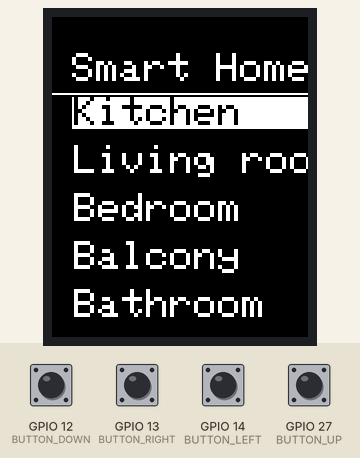
Bench run of a program on a simulated ESP32. Parts: 128×160 colour display. The inputs (shaded band) are chosen by the test bench; at power-on: GPIO 12 (BUTTON_DOWN), GPIO 13 (BUTTON_RIGHT), GPIO 14 (BUTTON_LEFT), GPIO 27 (BUTTON_UP) HIGH. What the program prints to the serial monitor is not drawn.

Above: at 4.4 s.
4.5 s: GPIO 13 (BUTTON_RIGHT) pulled LOW for 1 s
At 6.6 s:
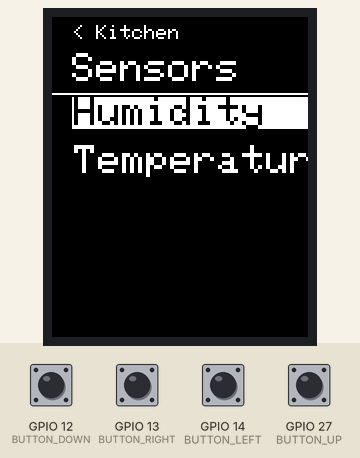
7.0 s: GPIO 12 (BUTTON_DOWN) pulled LOW for 0.15 s
At 8.54 s:
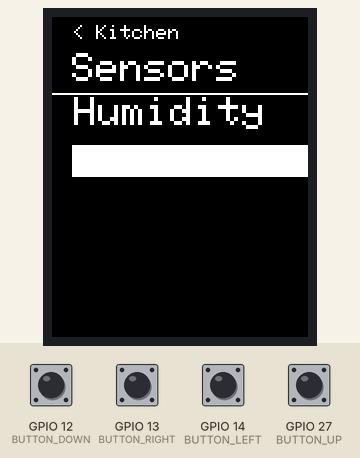
8.8 s: GPIO 14 (BUTTON_LEFT) pulled LOW for 1 s
At 8.97 s:
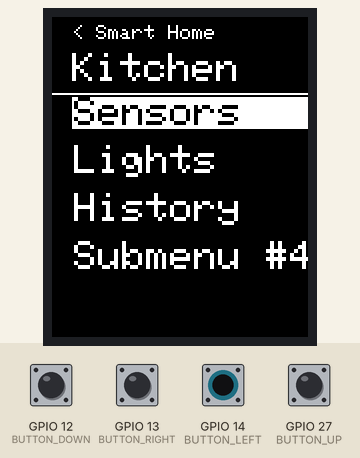
11.3 s: GPIO 12 (BUTTON_DOWN) pulled LOW for 1 s
At 12.8 s:
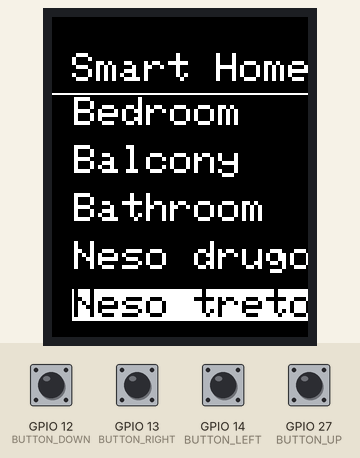
13.8 s: GPIO 27 (BUTTON_UP) pulled LOW for 0.15 s
At 14.4 s:
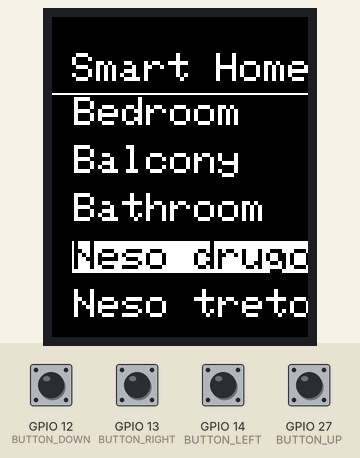
15.4 s: GPIO 27 (BUTTON_UP) pulled LOW for 1 s
At 15.76 s:
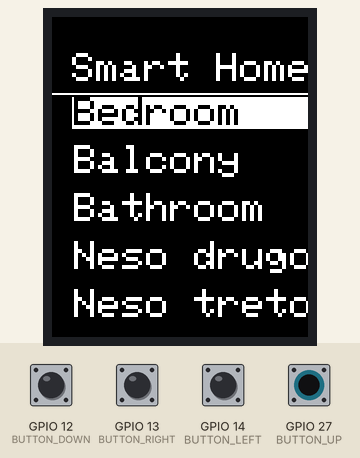
Timing chart, 0 to 18.4 s (numbered marks = the images above; inputs shaded):
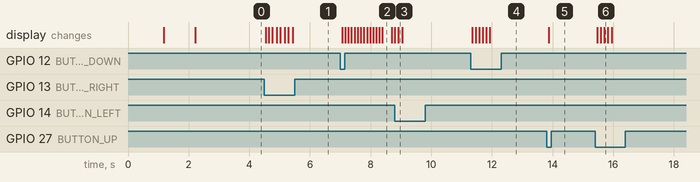

The program:

main.cpp
```cpp
#include <Adafruit_GFX.h>
#include <Adafruit_ST7735.h>
#include <SPI.h>
#include "MenuItem.h"
#include "SimpleDisplay.h"
#include "HomeAssistantHelper.h"
#include <WiFi.h>
#include <Config.h>

HomeAssistantHelper homeAssistant(HOME_ASSISTANT_URL, ACCESS_TOKEN);

void showValue(Adafruit_ST7735 &tft, char *entityId)
{
  std::pair<String, String> result = homeAssistant.readSensorValue(entityId);
  Serial.println("showValue");

  tft.fillScreen(ST7735_BLACK);
  tft.setTextColor(ST7735_WHITE);
  tft.setTextSize(1);
  int16_t x, y;
  uint16_t labelWidth, labelHeight;
  tft.getTextBounds(result.first, 0, 0, &x, &y, &labelWidth, &labelHeight);
  int labelX = (128 - labelWidth) / 2;
  tft.setCursor(labelX, 40);
  tft.println(result.first);
  tft.setTextSize(2);
  tft.getTextBounds(result.second, 0, 0, &x, &y, &labelWidth, &labelHeight);
  int valueX = (128 - labelWidth) / 2;
  tft.setCursor(valueX, 80);
  tft.println(result.second);
}

void callServiceScreen(Adafruit_ST7735 &tft, char *service, char *entity)
{
  std::pair<String, String> result = homeAssistant.callService(service, entity);
  Serial.println("callServiceScreen");
  tft.fillScreen(ST7735_BLACK);
  tft.setTextWrap(true);
  tft.setTextColor(ST7735_GREEN);

  int16_t x, y;
  uint16_t textWidth, textHeight;

  if (result.first == "" && result.second == "")
  {
    String noChangeMessage = "No change was made.";
    tft.setTextSize(2);
    tft.getTextBounds(noChangeMessage, 0, 0, &x, &y, &textWidth, &textHeight);

    int noChangeX = (128 - textWidth) / 2 + 5;
    int noChangeY = (160 - textHeight) / 2;
    tft.setCursor(noChangeX, noChangeY);
    tft.println(noChangeMessage);
    return;
  }

  int textSize = 3;
  String friendlyName = result.first;

  tft.setTextSize(textSize);
  tft.getTextBounds(friendlyName, 0, 0, &x, &y, &textWidth, &textHeight);

  while (textWidth > 128 && textSize > 1)
  {
    textSize--;
    tft.setTextSize(textSize);
    tft.getTextBounds(friendlyName, 0, 0, &x, &y, &textWidth, &textHeight);
  }

  int friendlyNameX = (128 - textWidth) / 2;
  int friendlyNameY = (160 - textHeight) / 3;
  tft.setCursor(friendlyNameX, friendlyNameY);
  tft.println(friendlyName);

  String stateMessage = "State: " + result.second;
  tft.setTextSize(2);
  tft.getTextBounds(stateMessage, 0, 0, &x, &y, &textWidth, &textHeight);

  while (textWidth > 128 && textSize > 1)
  {
    textSize--;
    tft.setTextSize(textSize);
    tft.getTextBounds(stateMessage, 0, 0, &x, &y, &textWidth, &textHeight);
  }

  int stateMessageX = (128 - textWidth) / 2;
  int stateMessageY = friendlyNameY + textHeight + 50;
  tft.setCursor(stateMessageX, stateMessageY);
  tft.println(stateMessage);
}

MenuItem mainMenu = MenuItem("Smart Home", {MenuItem("Kitchen", {MenuItem("Sensors", {MenuItem("Humidity", [](Adafruit_ST7735 &tft) { showValue(tft, "sensor.kitchen_humidity"); }),
MenuItem("Temperature", [](Adafruit_ST7735 &tft) { showValue(tft, "sensor.kitchen_temperature"); }),}),
MenuItem("Lights", {MenuItem("Turn all off", [](Adafruit_ST7735 &tft) { callServiceScreen(tft, "light/turn_off", "light.kitchen_light"); }),}),
MenuItem("History"),
MenuItem("Submenu #4"),}),
MenuItem("Living room", {MenuItem("TV"),
MenuItem("Lights"),
MenuItem("Scenes"),
MenuItem("Sensors"),}),
MenuItem("Bedroom"),
MenuItem("Balcony"),
MenuItem("Bathroom"),
MenuItem("Neso drugo"),
MenuItem("Neso treto"),
});

Adafruit_ST7735 tft(TFT_CS, TFT_DC, TFT_MOSI, TFT_SCLK, TFT_RST);
SimpleDisplay simpleDisplay(tft, mainMenu);

void setup(void)
{
  Serial.begin(115200);

  pinMode(BUTTON_RIGHT, INPUT_PULLUP);
  pinMode(BUTTON_DOWN, INPUT_PULLUP);
  pinMode(BUTTON_LEFT, INPUT_PULLUP);
  pinMode(BUTTON_UP, INPUT_PULLUP);

  tft.initR(INITR_BLACKTAB);
  tft.fillScreen(ST7735_BLACK);
  tft.setRotation(2);

  Serial.println(F("Initialized"));

  Serial.print("Connecting to WiFi...");

  tft.setCursor(10, 10);
  tft.setTextColor(ST7735_WHITE);
  tft.setTextSize(1);
  tft.println("Connecting to WiFi...");

#ifdef ENABLE_WIFI
  WiFi.begin(SSID, PASSWORD);

  while (WiFi.status() != WL_CONNECTED)
  {
    delay(500);
    Serial.print(".");

    tft.setCursor(10, 30);
    tft.setTextColor(ST7735_WHITE);
    tft.setTextSize(1);
    tft.print("Connecting...");
  }

  Serial.println();
  Serial.println("Connected to WiFi");
  Serial.print("IP address: ");
  Serial.println(WiFi.localIP());
#else
  tft.setCursor(10, 30);
  tft.setTextColor(ST7735_WHITE);
  tft.setTextSize(1);
  tft.print("Skiping wifi setup");
#endif

  delay(1000);
  tft.fillRect(10, 30, 120, 20, ST7735_BLACK);
  tft.setCursor(10, 30);
  tft.setTextColor(ST7735_GREEN);
  tft.setTextSize(1);
  tft.println("Connected!");
  delay(1000);

  tft.fillScreen(ST7735_BLACK);
  simpleDisplay.renderText();
  delay(1000);
}

void loop()
{
  if (digitalRead(BUTTON_UP) == LOW)
  {
    simpleDisplay.navigateUp();
  }
  if (digitalRead(BUTTON_DOWN) == LOW)
  {
    simpleDisplay.navigateDown();
  }
  if (digitalRead(BUTTON_LEFT) == LOW)
  {
    simpleDisplay.navigateLeft();
  }
  if (digitalRead(BUTTON_RIGHT) == LOW)
  {
    simpleDisplay.navigateRight();
  }

  simpleDisplay.renderTick();
  delay(100);
}
```

HomeAssistantHelper.h
```cpp
#ifndef HOMEASSISTANTHELPER_H
#define HOMEASSISTANTHELPER_H

#include <WiFi.h>
#include <HTTPClient.h>
#include <ArduinoJson.h>
#include <utility>

class HomeAssistantHelper {
  public:

  HomeAssistantHelper(const char* homeAssistantUrl, const char* accessToken);

    std::pair<String, String> callService(const char* service, const char* entityId);
    std::pair<String, String> readSensorValue(const char* sensorEntityId);

  private:
    const char* _homeAssistantUrl;
    const char* _accessToken;

    String sendHttpRequest(const char* url, const char* method, const String& payload = "");
};

#endif
```

MenuItem.h
```cpp
#pragma once
#include <Arduino.h>
#include <vector>
#include <functional>
#include <Adafruit_ST7735.h>
class MenuItem {
  public:
    String label;
    std::vector<MenuItem> subMenuItems;
    std::function<void(Adafruit_ST7735& tft)> onSelect;
    bool dirty = true;
    int menuItemCount;

    MenuItem(String label);

    MenuItem(String label, const std::vector<MenuItem>& subMenuItems);
    MenuItem(String label, std::function<void(Adafruit_ST7735& tft)> onSelect);

    void addSubMenu(const std::vector<MenuItem>& items);
};
```

SimpleDisplay.h
```cpp
#include <Adafruit_GFX.h>
#include <Adafruit_ST7735.h>
#include <SPI.h>
#include "MenuItem.h"

class SimpleDisplay {
  public:
  SimpleDisplay(Adafruit_ST7735& tft, MenuItem rootItem);

    void renderText();
    void renderTextWithScroll(int i);
    void handleButtonPresses();
    void renderTick();

    // Navigation functions
    void navigateLeft();
    void navigateRight();
    void navigateUp();
    void navigateDown();

  private:
    Adafruit_ST7735& tft;
    MenuItem menu;
    MenuItem *shownMenu;
    std::vector<MenuItem*> menuPath;
    uint16_t textColor;
    uint16_t textBackground;
    uint16_t selectedTextColor;
    uint16_t selectedTextBackground;
    unsigned long lastScrollTime;
    int selectedIndex;
    int displayWindowIndex;
    int scrollOffset;
    bool scrolling;
    bool cleanEverything;
    bool displayMode;
    int handleWindow(int index);
    int clampIndex(int index, int change);
    void renderTextRow(int y, String text, uint16_t textColor, uint16_t textBackground);
    void markAllDirty();
    void markItemDirty(int index);
};
```

HomeAssistantHelper.cpp
```cpp
#include "HomeAssistantHelper.h"
#include <WiFi.h>
#include <utility>

HomeAssistantHelper::HomeAssistantHelper(const char *homeAssistantUrl, const char *accessToken)
{
    _homeAssistantUrl = homeAssistantUrl;
    _accessToken = accessToken;
}

std::pair<String, String> HomeAssistantHelper::callService(const char *service, const char *entityId)
{
    String url = String(_homeAssistantUrl) + "/api/services/" + service;
    String payload = "{\"entity_id\": \"" + String(entityId) + "\"}";

    String response = sendHttpRequest(url.c_str(), "POST", payload);

    std::pair<String, String> result = {"", ""};

    DynamicJsonDocument doc(2048);
    DeserializationError error = deserializeJson(doc, response);

    if (error)
    {
        Serial.print("Error parsing JSON: ");
        Serial.println(error.c_str());
        return result;
    }

    JsonArray arr = doc.as<JsonArray>();
    for (JsonObject obj : arr)
    {
        if (obj["entity_id"] == entityId)
        {
            result.first = String(obj["attributes"]["friendly_name"].as<String>());
            result.second = String(obj["state"].as<String>());
            break;
        }
    }

    return result;
}

std::pair<String, String> HomeAssistantHelper::readSensorValue(const char *sensorEntityId)
{
    String url = String(_homeAssistantUrl) + "/api/states/" + sensorEntityId;
    std::pair<String, String> result = {"", ""};

    String response = sendHttpRequest(url.c_str(), "GET");
    DynamicJsonDocument doc(1024);
    DeserializationError error = deserializeJson(doc, response);

    if (error)
    {
        Serial.print("Error parsing JSON: ");
        Serial.println(error.c_str());
        return result;
    }

    JsonObject obj = doc.as<JsonObject>();
    if (obj["entity_id"] == sensorEntityId)
    {
        result.first = String(obj["attributes"]["friendly_name"].as<String>());
        result.second = String(obj["state"].as<String>()) + " " + String(obj["attributes"]["unit_of_measurement"].as<String>());
    }

    return result;
}

String HomeAssistantHelper::sendHttpRequest(const char *url, const char *method, const String &payload)
{
    HTTPClient http;
    String response = "";

    if (WiFi.status() == WL_CONNECTED)
    {
        Serial.println("WiFi connected. Sending HTTP request...");

        http.begin(url);
        http.addHeader("Authorization", "Bearer " + String(_accessToken));
        http.addHeader("Content-Type", "application/json");

        int httpCode = 0;
        if (String(method) == "POST")
        {
            httpCode = http.POST(payload);
        }
        else if (String(method) == "GET")
        {
            httpCode = http.GET();
        }

        if (httpCode > 0)
        {
            response = http.getString();
            Serial.println("Response: ");
            Serial.println(response);
        }
        else
        {
            response = "Error with HTTP request";
            Serial.print("Error: ");
            Serial.println(response);
        }

        http.end();
    }
    else
    {
        response = "WiFi not connected";
        Serial.println(response);
    }

    return response;
}
```

MenuItem.cpp
```cpp
#include "MenuItem.h"

MenuItem::MenuItem(String label)
    : label(label), menuItemCount(0), dirty(true) {}

MenuItem::MenuItem(String label, const std::vector<MenuItem>& subMenuItems)
    : label(label), subMenuItems(subMenuItems), menuItemCount(subMenuItems.size()), dirty(true) {}

MenuItem::MenuItem(String label, std::function<void(Adafruit_ST7735&)> onSelect)
    : label(label), onSelect(onSelect), menuItemCount(0), dirty(true) {}

void MenuItem::addSubMenu(const std::vector<MenuItem>& items) {
    subMenuItems = items;
    menuItemCount = items.size();
    dirty = true;
}
```

SimpleDIsplay.cpp
```cpp
#include "SimpleDisplay.h"
#include <Adafruit_GFX.h>
#include <Adafruit_ST7735.h>
#include <SPI.h>
#include "Config.h"

SimpleDisplay::SimpleDisplay(Adafruit_ST7735 &tft, MenuItem menu)
    : tft(tft), menu(menu)
{
  textColor = ST7735_WHITE;
  textBackground = ST7735_BLACK;
  selectedTextColor = ST7735_BLACK;
  selectedTextBackground = ST7735_WHITE;
  lastScrollTime = 0;
  scrollOffset = 0;
  scrolling = false;
  shownMenu = &this->menu;
  menuPath.push_back(shownMenu);
}

void SimpleDisplay::renderTextWithScroll(int i)
{
  if (displayMode)
  {
    return;
  }
  String text = (*shownMenu).subMenuItems[i].label;
  int16_t x, y;
  uint16_t textWidth, textHeight;
  tft.getTextBounds(text, ITEM_OFFSET, 40 + selectedIndex * 24, &x, &y, &textWidth, &textHeight);

  if (textWidth <= DISPLAY_WIDTH)
    return;

  tft.fillRect(ITEM_OFFSET, 40 + selectedIndex * 24, 118, 16, selectedTextBackground);
  if (!scrolling)
  {
    scrolling = true;
    lastScrollTime = millis();
  }
  unsigned long currentTime = millis();
  if (currentTime - lastScrollTime > 50)
  {
    lastScrollTime = currentTime;
    scrollOffset -= 10;
    if (scrollOffset < -textWidth)
    {
      scrollOffset = DISPLAY_WIDTH;
    }
    tft.setCursor(ITEM_OFFSET + scrollOffset, 40 + selectedIndex * 24);
    tft.setTextColor(selectedTextColor);

    tft.print(text);
  }
}

void SimpleDisplay::renderText()
{
  if (displayMode)
  {
    return;
  }
  tft.setTextWrap(false);
  if (cleanEverything)
  {
    tft.fillScreen(ST7735_BLACK);
    cleanEverything = false;
  }
  // Breadcrumb
  tft.setTextSize(1);
  tft.fillRect(0, 0, DISPLAY_WIDTH, 16, textBackground);
  if (menuPath.size() > 1)
  {
    String parentLabel = "< " + menuPath[menuPath.size() - 2]->label;
    tft.setCursor(ITEM_OFFSET, 4);
    tft.setTextColor(textColor);
    tft.print(parentLabel);
  }

  // Title
  tft.setTextSize(2);
  tft.fillRect(0, 16, 150, 20, textBackground);
  tft.setCursor(ITEM_OFFSET, 18);
  tft.setTextColor(textColor);
  tft.print(shownMenu->label);

  // Divider
  tft.drawFastHLine(0, 38, DISPLAY_WIDTH, textColor);

  // Items
  int startY = 40;
  int ctr = 0;
  tft.setTextSize(2);

  for (int i = 0; i < WINDOW_SIZE; i++)
  {
    int menuIndex = displayWindowIndex + i;

    bool isInBounds = menuIndex < shownMenu->subMenuItems.size();
    MenuItem *item = isInBounds ? &shownMenu->subMenuItems[menuIndex] : nullptr;

    if (item && !item->dirty)
    {
      ctr++;
      continue;
    }

    uint16_t backgroundColor = (i == selectedIndex) ? selectedTextBackground : textBackground;
    uint16_t textColor2 = (i == selectedIndex) ? selectedTextColor : textColor;

    String label = isInBounds ? item->label : "";

    tft.setCursor(ITEM_OFFSET + 1, startY + i * 24);
    renderTextRow(startY + i * 24, label, textColor2, backgroundColor);

    if (item)
      item->dirty = false;
    ctr++;
  }

  scrollOffset = 0;
}

void SimpleDisplay::renderTick()
{
  renderTextWithScroll(selectedIndex + displayWindowIndex);
}

void SimpleDisplay::navigateRight()
{
  if (displayMode)
  {
    navigateLeft();
    return;
  }
  int actualIndex = displayWindowIndex + selectedIndex;

  if (actualIndex < 0 || actualIndex >= shownMenu->subMenuItems.size())
  {
    Serial.println("navigateRight: Invalid menu index");
    return;
  }

  MenuItem &selectedItem = shownMenu->subMenuItems[actualIndex];

  if (!selectedItem.subMenuItems.empty())
  {
    shownMenu = &selectedItem;
    menuPath.push_back(shownMenu);
    selectedIndex = 0;
    displayWindowIndex = 0;
    markAllDirty();
    renderText();
  }
  else if (selectedItem.onSelect)
  {
    Serial.print("navigateRight: Triggering action for ");
    Serial.println(selectedItem.label);
    selectedItem.onSelect(tft);
    menuPath.push_back(shownMenu);
    displayMode = true;
    cleanEverything = true;
  }
  else
  {
    Serial.println("navigateRight: No submenu or action");
  }
}

void SimpleDisplay::navigateLeft()
{
  displayMode = false;
  if (menuPath.size() > 1)
  {
    menuPath.pop_back();
    shownMenu = menuPath.back();
    selectedIndex = 0;
    displayWindowIndex = 0;
    markAllDirty();
    renderText();
  }
  else
  {
    Serial.println("Already at top-level menu!");
  }
}

void SimpleDisplay::navigateUp()
{
  if (displayMode)
  {
    navigateLeft();
    return;
  }
  int newIndex = clampIndex(selectedIndex, -1);
  displayWindowIndex = handleWindow(selectedIndex - 1);

  selectedIndex = newIndex;
  markItemDirty(selectedIndex);
  renderText();
}

void SimpleDisplay::navigateDown()
{
  if (displayMode)
  {
    navigateLeft();
    return;
  }
  int newIndex = clampIndex(selectedIndex, 1);

  displayWindowIndex = handleWindow(selectedIndex + 1);
  selectedIndex = newIndex;
  markItemDirty(selectedIndex);
  renderText();
}

int SimpleDisplay::clampIndex(int index, int change)
{
  int newIndex = index + change;
  if (newIndex < 0 || (newIndex >= shownMenu->subMenuItems.size() || newIndex >= WINDOW_SIZE))
  {
    markItemDirty(index);
    return index;
  }
  else
  {
    markItemDirty(index);
    markItemDirty(newIndex);
    return newIndex;
  }
}

int SimpleDisplay::handleWindow(int index)
{
  if (index < 0 && displayWindowIndex != 0)
  {
    markAllDirty();
    return displayWindowIndex - 1;
  }
  else if (index >= WINDOW_SIZE && displayWindowIndex + WINDOW_SIZE < shownMenu->subMenuItems.size())
  {
    markAllDirty();
    return displayWindowIndex + 1;
  }
  return displayWindowIndex;
}

void SimpleDisplay::renderTextRow(int y, String text, uint16_t textColor, uint16_t textBackground)
{
  tft.setTextColor(textColor);
  tft.fillRect(ITEM_OFFSET, y, 118, 16, textBackground);
  tft.print(text);
}

void SimpleDisplay::markAllDirty()
{
  for (auto &item : shownMenu->subMenuItems)
  {
    item.dirty = true;
  }
}

void SimpleDisplay::markItemDirty(int relativeIndex)
{
  int actualIndex = displayWindowIndex + relativeIndex;
  if (actualIndex >= 0 && actualIndex < shownMenu->subMenuItems.size())
  {
    shownMenu->subMenuItems[actualIndex].dirty = true;
  }
}
```

Config.h
```cpp
#define BUTTON_RIGHT 13
#define BUTTON_DOWN 12
#define BUTTON_LEFT 14
#define BUTTON_UP 27
#define BUTTON_CONFIRM 26

#define TFT_CS 5
#define TFT_RST 4
#define TFT_DC 2
#define TFT_MOSI 21 // Data out
#define TFT_SCLK 22 // Clock out

#define DISPLAY_WIDTH 128

#define WINDOW_SIZE 5
#define ITEM_OFFSET 10

#define HOME_ASSISTANT_URL "http://192.168.1.208:8123"
#define ACCESS_TOKEN "eyJhbGciOiJIUzI1NiIsInR5cCI6IkpXVCJ9.eyJpc3MiOiI4ODlmN2JlZTQ2MmI0YTMzYTQxNzNhMDRiZTcxZjU3NyIsImlhdCI6MTc2MTU4NTE2OCwiZXhwIjoyMDc2OTQ1MTY4fQ.OA3ArJmx0Pdk_ba12edTlJmSF5e6Ksd6WOz-V7Mmd6U"
#define SSID "DAVID"
#define PASSWORD "daviddavid2606"
```

Measured:
- after the input at 4.5 s, the display: first changes at once (image 1 shows a later state)
- after the input at 7.0 s, the display: changes after 0.06 s (image 2)
- after the input at 8.8 s, the display: first differs from a run without the input after 0.12 s (image 3)
- after the input at 11.3 s, the display: first changes after 0.06 s (image 4 shows a later state)
- after the input at 13.8 s, the display: changes after 0.07 s (image 5)
- after the input at 15.4 s, the display: first changes after 0.08 s (image 6 shows a later state)
